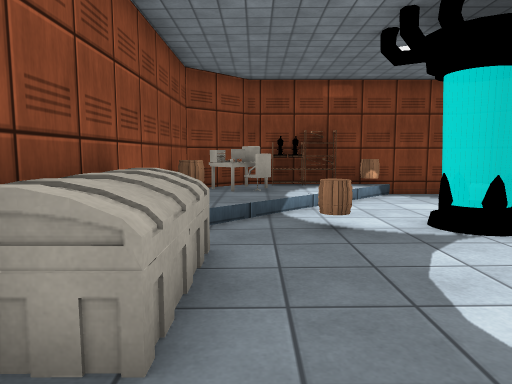
[1] (above)

12 first-person views from a walk through a scene from a Unity 3-D project. The camera is 1.2 m above the floor, tilts 6° down and sees 70° across. Doors are open. The floor is counted in squares, 1 m on a side. Each view is taken from the middle of a square. On the plan, view 1 faces up. The plan holds only what a view shows up to about 15 squares ahead; the rest is blank. The place goes on beyond the plan. The player character is not drawn. Some animated figures are not drawn. Surface patterns are stand-ins for the level's own textures.

[2]
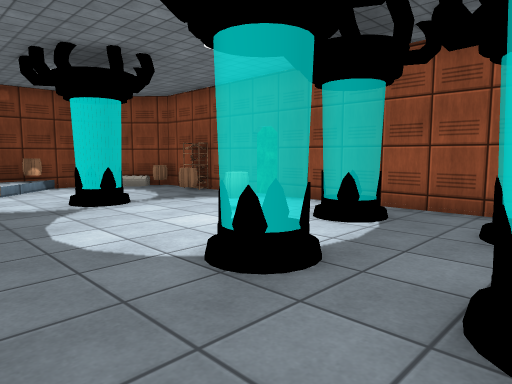

[3]
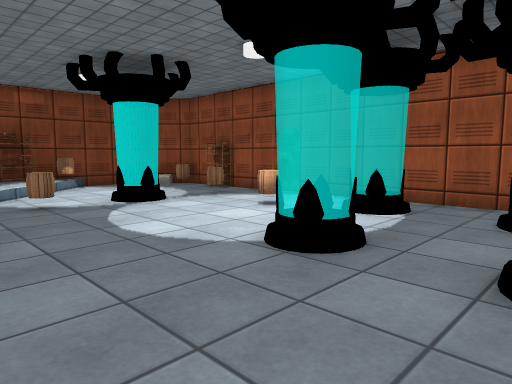

[4]
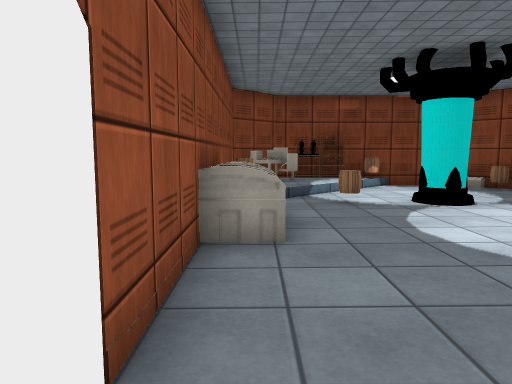

[5]
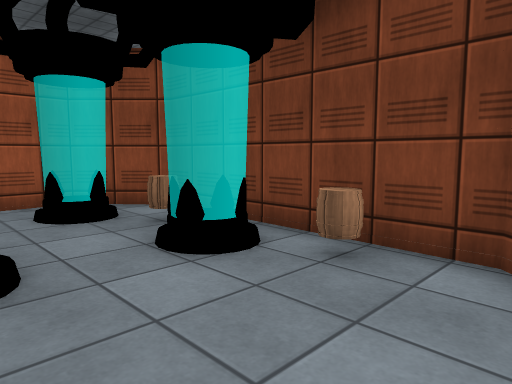

[6]
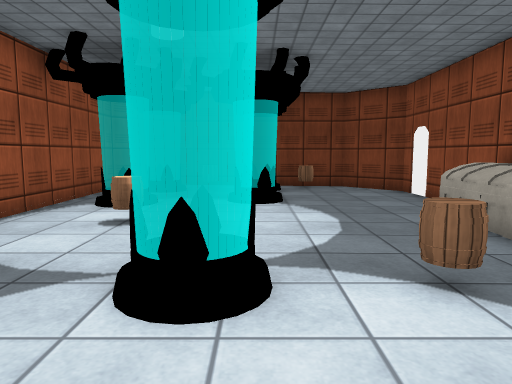

[7]
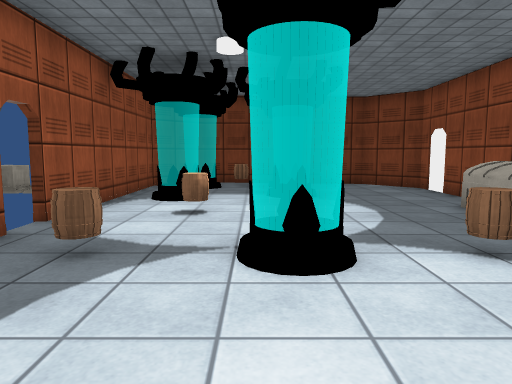

[8]
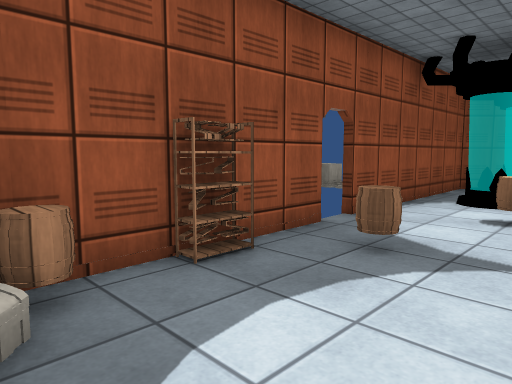

[9]
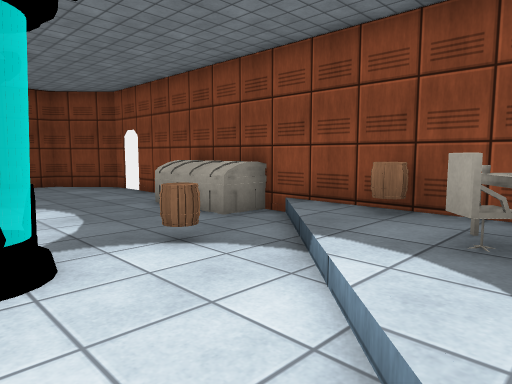

[10]
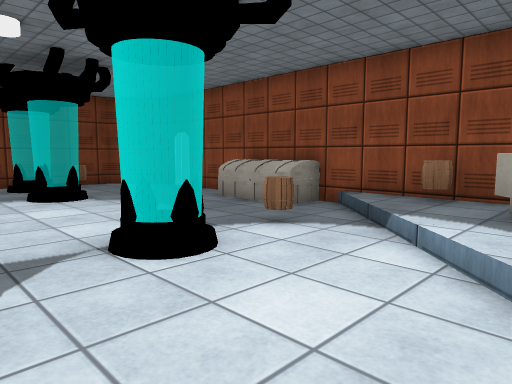

[11]
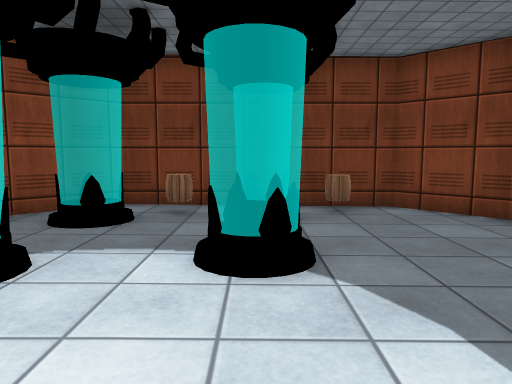

[12]
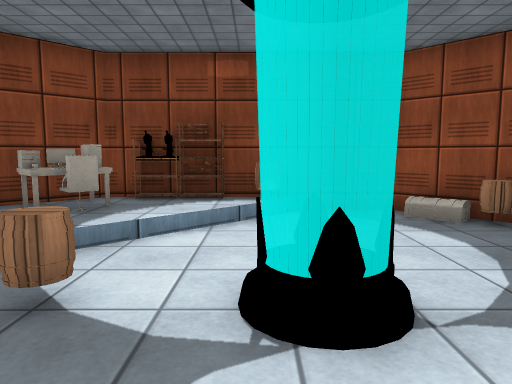

### Floor plan
Key: @ floor where view 1 was taken; # wall or solid block; . main floor; : floor 0.25 m higher than the main floor; / step, stairs or slope; D open door; O other object.
Columns run from 2 left of view 1 to 8 right of it. Each row starts with its distance up from view 1.
 11  ##OO#####
 10 ##O::O...##
  9 #OO:/....O#
  8 #O:/......#
  7 #O/......O#
  6 #O.O.OO.O.#
  5 #.....O...D
  4 OO........D
  3 OO.....O..#
  2 #O........#
  1 #.......O.#
  0 #.@..O..O.#
 -1 #....O....#
 -2 #......OO.#
 -3 #...OOOOO##
 -4 ##.O######
 -5  #####

Positions as (right, up) in squares from view 1, and headings:
1: (0, 0), facing up
2: (0, -3), facing up-right
3: (-1, -3), facing up-right
4: (-1, -3), facing up
5: (-1, 0), facing down-right
6: (3, 9), facing down
7: (4, 10), facing down
8: (4, 10), facing down-right
9: (4, 10), facing down-left
10: (6, 10), facing down-left
11: (3, 4), facing down
12: (3, 3), facing up
